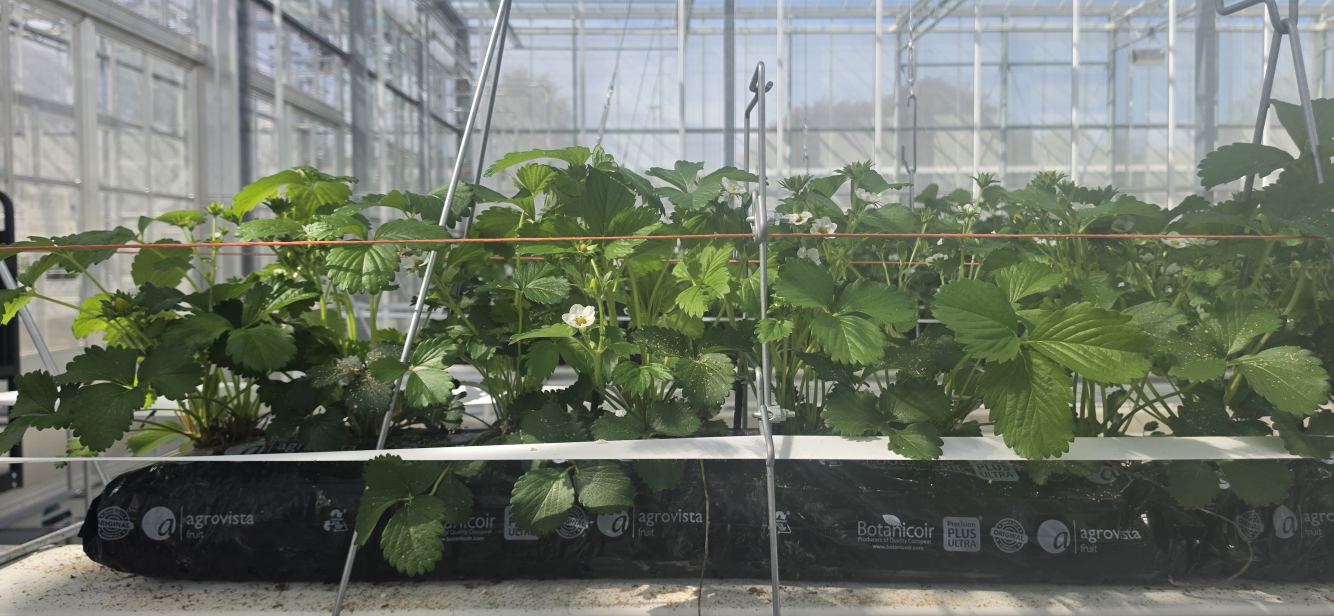
#> input picture Height_Test.jpg, 4000 x 1848 px (shown at 1/3 size)
$ python Improvments_test.py
#> lines starting #> are read from the running program, lines starting #| are printed output that depends on the picture; after the words box and inside, x2 and y2 are one past the last pixel; in counts of white or black regions, pixels touching at a corner belong together
import cv2
import numpy as np

img = cv2.imread("Height_Test.jpg")
#> img is the input picture: shape (1848, 4000, 3); mean B, G, R 105.2, 118.9, 111.1
img = cv2.resize(img, (1000, 600))
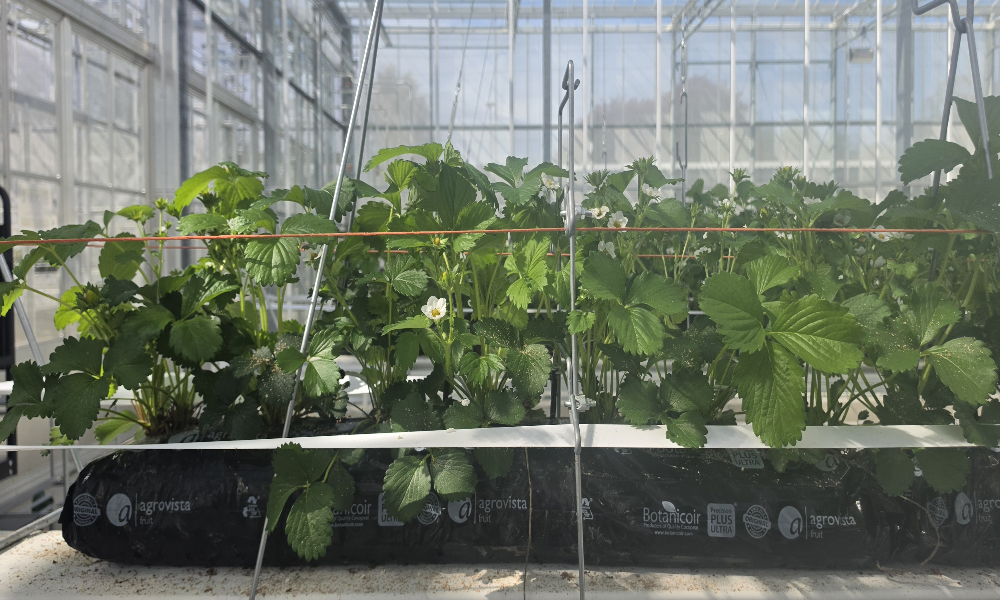
#> img: shape (600, 1000, 3); mean B, G, R 105.1, 118.8, 111

# Convert to HSV
# HSV is more robust to lighting changes and allows us to easily isolate the green vegetation
hsv = cv2.cvtColor(img, cv2.COLOR_BGR2HSV)
#> hsv: shape (600, 1000, 3); mean H, S, V 61.8, 47.2, 121.2

# Green color range
lower_green = np.array([25, 40, 40])
upper_green = np.array([90, 255, 255])

# Vegetation mask
mask = cv2.inRange(hsv, lower_green, upper_green)
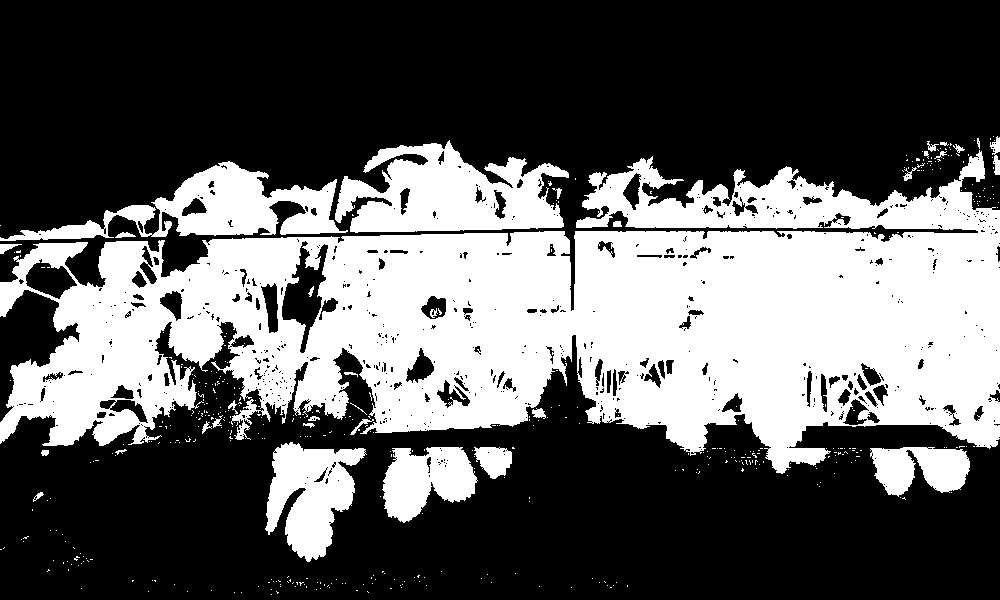
#> mask: shape (600, 1000); 36.8% white; 462 white regions (429 under 20 px), largest, box (x1, y1, x2, y2) and area: (0, 150, 1000, 474) 179056, (335, 140, 569, 233) 13352, (0, 161, 348, 241) 10060

# Morphological cleanup
# We use a large kernel to fill gaps between leaves and remove small noise, which helps in creating a more accurate contour of the canopy.
kernel = np.ones((2,2), np.uint8)

# Fill gaps between leaves
mask = cv2.morphologyEx(mask, cv2.MORPH_CLOSE, kernel)
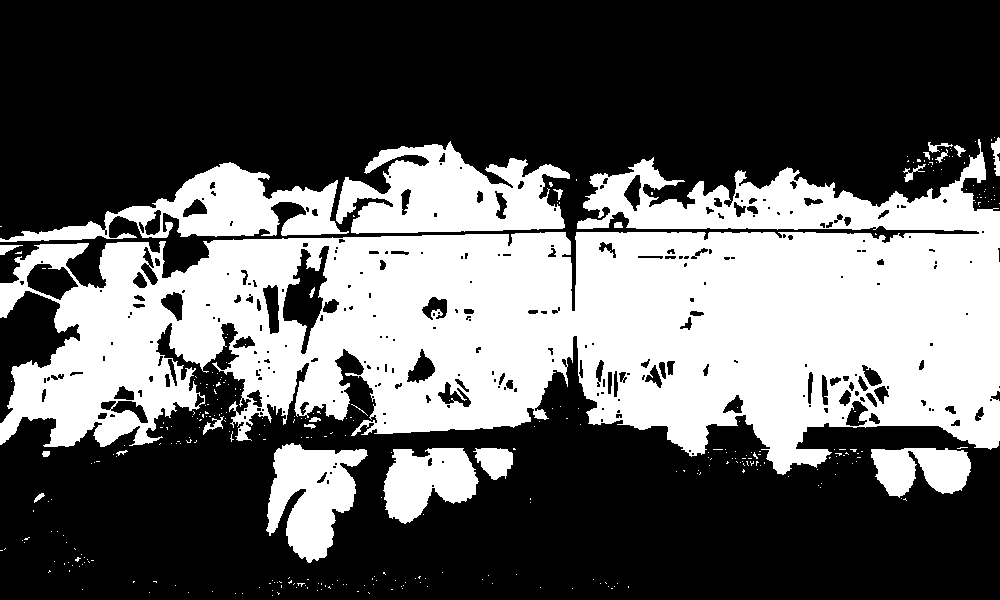
#> mask: shape (600, 1000); 37.2% white; 330 white regions (306 under 20 px), largest, box (x1, y1, x2, y2) and area: (0, 139, 1000, 475) 181344, (336, 141, 570, 234) 13448, (0, 162, 349, 242) 10191

# Remove tiny noise
# This step is crucial to ensure that we only get contours of the canopy and not small specks of noise, which can lead to inaccurate height measurements.
mask = cv2.morphologyEx(mask, cv2.MORPH_OPEN, kernel)
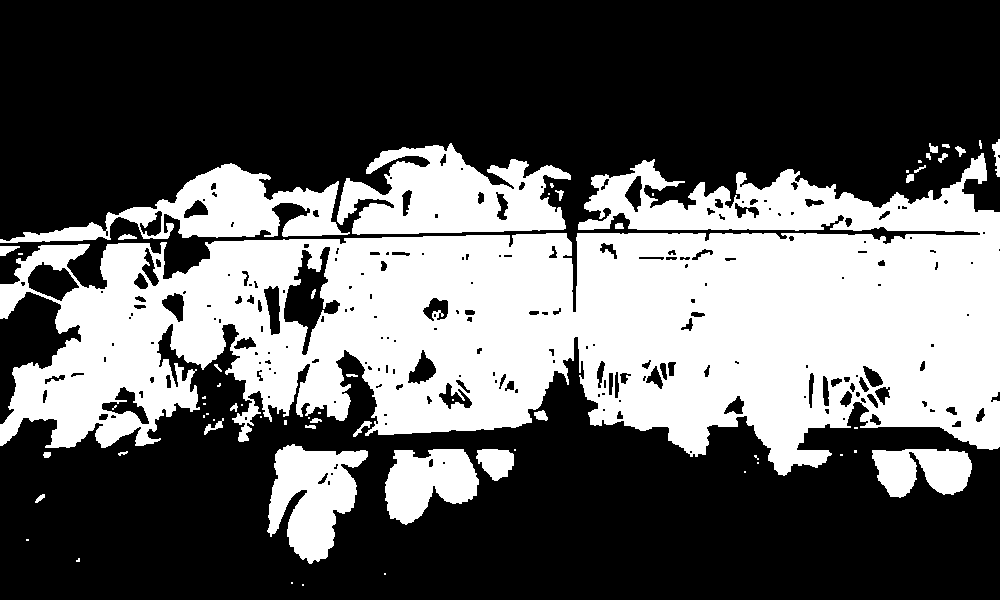
#> mask: shape (600, 1000); 37% white; 63 white regions (31 under 20 px)

# Find contours
contours, _ = cv2.findContours(mask, cv2.RETR_EXTERNAL, cv2.CHAIN_APPROX_SIMPLE)
#> contours = 60 contours, 36 with area under 20; largest, box (x1, y1, x2, y2) and area: (0, 153, 1000, 476) 189647, (337, 143, 571, 235) 13398, (0, 163, 350, 243) 10180, (267, 444, 368, 564) 6958, (385, 449, 479, 525) 4700

# Filter tiny contours
filtered = [
    c for c in contours
    if cv2.contourArea(c) > 5000
]
#> filtered = 4 contours; box (x1, y1, x2, y2) and area: (0, 153, 1000, 476) 189647, (337, 143, 571, 235) 13398, (0, 163, 350, 243) 10180, (267, 444, 368, 564) 6958

# Merge contours
all_points = np.vstack(filtered)
#> all_points = contour of 3860 points, box (x1, y1, x2, y2) (0, 143, 1000, 564), area 195208

# Single convex hull
hull = cv2.convexHull(all_points)
#> hull = contour of 15 points, box (x1, y1, x2, y2) (0, 143, 1000, 564), area 343049

# Draw
output = img.copy()

cv2.drawContours(output, [hull], -1, (0,255,0), 3)
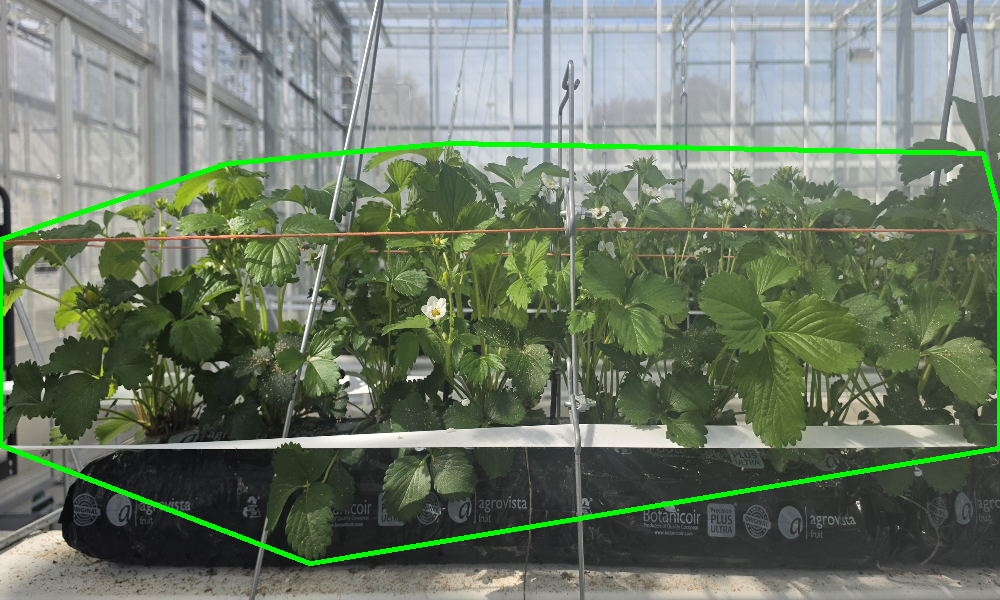
#> output: shape (600, 1000, 3); 1.95% of pixels changed, all inside (x1, y1, x2, y2) = (0, 141, 1000, 566)

cv2.imshow("Mask", mask)
cv2.imshow("Hull", output)

cv2.waitKey(0)
cv2.destroyAllWindows()
